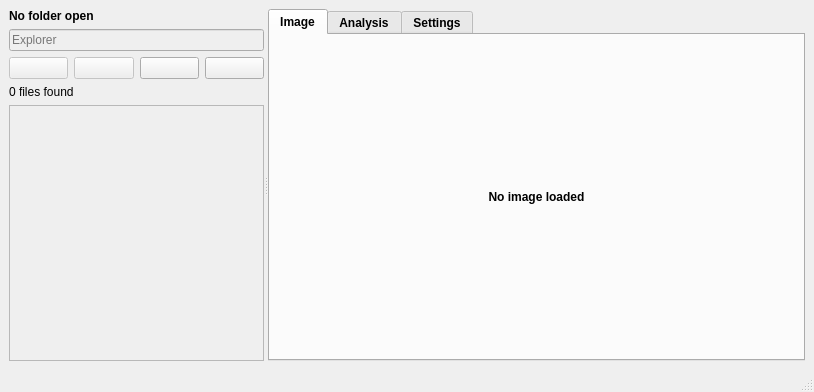
<?xml version="1.0" encoding="UTF-8"?>
<ui version="4.0">
 <class>MainWindow</class>
 <widget class="QMainWindow" name="MainWindow">
  <property name="windowTitle">
   <string>FFT ROI Analysis GUI</string>
  </property>
  <widget class="QWidget" name="centralwidget">
   <layout class="QVBoxLayout" name="centralLayout">
    <item>
     <widget class="QSplitter" name="mainSplitter">
      <property name="orientation">
       <enum>Qt::Horizontal</enum>
      </property>
      <widget class="QWidget" name="explorerPanel">
       <layout class="QVBoxLayout" name="explorerLayout">
        <item>
         <widget class="QLabel" name="rootTitleLabel">
          <property name="text">
           <string>No folder open</string>
          </property>
          <property name="font">
           <font>
            <bold>true</bold>
           </font>
          </property>
         </widget>
        </item>
        <item>
         <widget class="QLineEdit" name="dataRootEdit">
          <property name="enabled">
           <bool>false</bool>
          </property>
          <property name="placeholderText">
           <string>Explorer</string>
          </property>
         </widget>
        </item>
        <item>
         <layout class="QHBoxLayout" name="rootButtonsLayout">
          <item>
           <widget class="QPushButton" name="browseButton">
            <property name="enabled">
             <bool>false</bool>
            </property>
            <property name="toolTip">
             <string>Open folder</string>
            </property>
           </widget>
          </item>
          <item>
           <widget class="QPushButton" name="refreshButton">
            <property name="enabled">
             <bool>false</bool>
            </property>
            <property name="toolTip">
             <string>Refresh</string>
            </property>
           </widget>
          </item>
          <item>
           <widget class="QPushButton" name="darkThemeButton">
            <property name="toolTip">
             <string>Dark theme</string>
            </property>
           </widget>
          </item>
          <item>
           <widget class="QPushButton" name="lightThemeButton">
            <property name="toolTip">
             <string>Light theme</string>
            </property>
           </widget>
          </item>
         </layout>
        </item>
        <item>
         <widget class="QLabel" name="fileCountLabel">
          <property name="text">
           <string>0 files found</string>
          </property>
         </widget>
        </item>
        <item>
         <widget class="QTreeWidget" name="fileList">
          <property name="enabled">
           <bool>false</bool>
          </property>
          <property name="headerHidden">
           <bool>true</bool>
          </property>
          <property name="rootIsDecorated">
           <bool>true</bool>
          </property>
          <column>
           <property name="text">
            <string>Name</string>
           </property>
          </column>
         </widget>
        </item>
       </layout>
      </widget>
      <widget class="QTabWidget" name="analysisTabs">
       <property name="font">
        <font>
         <bold>true</bold>
        </font>
       </property>
       <widget class="QWidget" name="canvasTab">
        <attribute name="title">
         <string>Image</string>
        </attribute>
        <layout class="QVBoxLayout" name="canvasTabLayout">
         <item>
          <widget class="QLabel" name="canvasPlaceholder">
           <property name="text">
            <string>No image loaded</string>
           </property>
           <property name="alignment">
            <set>Qt::AlignCenter</set>
           </property>
          </widget>
         </item>
        </layout>
       </widget>
       <widget class="QWidget" name="analysisTab">
        <attribute name="title">
         <string>Analysis</string>
        </attribute>
        <layout class="QVBoxLayout" name="analysisTabLayout">
         <item>
          <layout class="QHBoxLayout" name="analysisSelectionLayout">
           <item>
            <widget class="QComboBox" name="roiSelector"/>
           </item>
           <item>
            <widget class="QComboBox" name="directionCombo">
             <item>
              <property name="text">
               <string>horizontal</string>
              </property>
             </item>
             <item>
              <property name="text">
               <string>vertical</string>
              </property>
             </item>
            </widget>
           </item>
          </layout>
         </item>
        </layout>
       </widget>
       <widget class="QWidget" name="settingsTab">
        <attribute name="title">
         <string>Settings</string>
        </attribute>
        <layout class="QVBoxLayout" name="settingsTabLayout">
         <item>
          <widget class="QListWidget" name="roiList"/>
         </item>
         <item>
          <layout class="QHBoxLayout" name="roiButtonsLayout">
           <item>
            <widget class="QPushButton" name="addRoiButton">
             <property name="text">
              <string>Add ROI</string>
             </property>
            </widget>
           </item>
           <item>
            <widget class="QPushButton" name="deleteRoiButton">
             <property name="text">
              <string>Delete ROI</string>
             </property>
            </widget>
           </item>
          </layout>
         </item>
         <item>
          <widget class="QLineEdit" name="roiNameEdit">
           <property name="placeholderText">
            <string>ROI name</string>
           </property>
          </widget>
         </item>
         <item>
          <widget class="QPushButton" name="roiColorButton">
           <property name="text">
            <string>ROI Color</string>
           </property>
          </widget>
         </item>
         <item>
          <layout class="QHBoxLayout" name="roiBoundsLayout">
           <item>
            <widget class="QLineEdit" name="xminEdit">
             <property name="placeholderText">
              <string>xmin</string>
             </property>
            </widget>
           </item>
           <item>
            <widget class="QLineEdit" name="xmaxEdit">
             <property name="placeholderText">
              <string>xmax</string>
             </property>
            </widget>
           </item>
           <item>
            <widget class="QLineEdit" name="yminEdit">
             <property name="placeholderText">
              <string>ymin</string>
             </property>
            </widget>
           </item>
           <item>
            <widget class="QLineEdit" name="ymaxEdit">
             <property name="placeholderText">
              <string>ymax</string>
             </property>
            </widget>
           </item>
          </layout>
         </item>
        </layout>
       </widget>
      </widget>
     </widget>
    </item>
   </layout>
  </widget>
  <widget class="QStatusBar" name="statusbar"/>
 </widget>
 <resources/>
 <connections/>
</ui>
